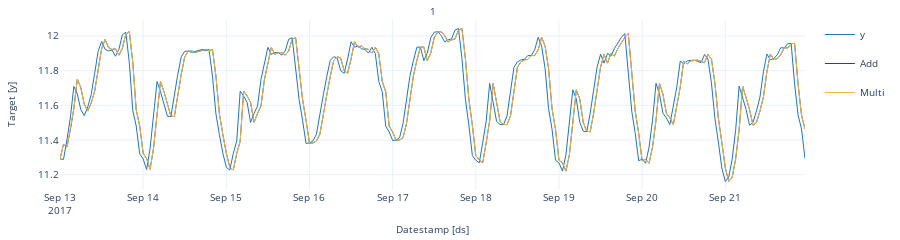

Write notebook code for a chart like this one.
### Code cell
StatsForecast.plot(values)

### Figure 1 — Plotly figure (JSON) as saved in the notebook; plotly's stock layout.template omitted (floating-point values rounded to 4 significant figures; data arrays with more than 128 entries replaced by an {"elided": "..."} marker saying what was removed)
{"data": [{"legendgroup": "y", "line": {"color": "#1f77b4", "width": 1}, "mode": "lines", "name": "y", "showlegend": true, "type": "scatter", "x": {"elided": "216 str values"}, "xaxis": "x", "y": {"elided": "216 float values"}, "yaxis": "y"}, {"legendgroup": "Add", "line": {"color": "#393b79", "width": 1}, "mode": "lines", "name": "Add", "showlegend": true, "type": "scatter", "x": {"elided": "216 str values"}, "xaxis": "x", "y": {"elided": "216 float values"}, "yaxis": "y"}, {"legendgroup": "Multi", "line": {"color": "#e7ba52", "width": 1}, "mode": "lines", "name": "Multi", "showlegend": true, "type": "scatter", "x": {"elided": "216 str values"}, "xaxis": "x", "y": {"elided": "216 float values"}, "yaxis": "y"}], "layout": {"annotations": [{"font": {"size": 10}, "showarrow": false, "text": "1", "x": 0.5, "xanchor": "center", "xref": "paper", "y": 1, "yanchor": "bottom", "yref": "paper"}, {"font": {"size": 10}, "showarrow": false, "text": "Datestamp [ds]", "x": 0.5, "xanchor": "center", "xref": "paper", "y": 0, "yanchor": "top", "yref": "paper", "yshift": -30}, {"font": {"size": 10}, "showarrow": false, "text": "Target [y]", "textangle": -90, "x": 0, "xanchor": "right", "xref": "paper", "xshift": -40, "y": 0.5, "yanchor": "middle", "yref": "paper"}], "autosize": true, "font": {"size": 10}, "height": 150, "margin": {"b": 50, "l": 60, "r": 10, "t": 20}, "xaxis": {"anchor": "y", "domain": [0, 1], "showticklabels": true, "visible": true}, "yaxis": {"anchor": "x", "domain": [0, 1]}}}
